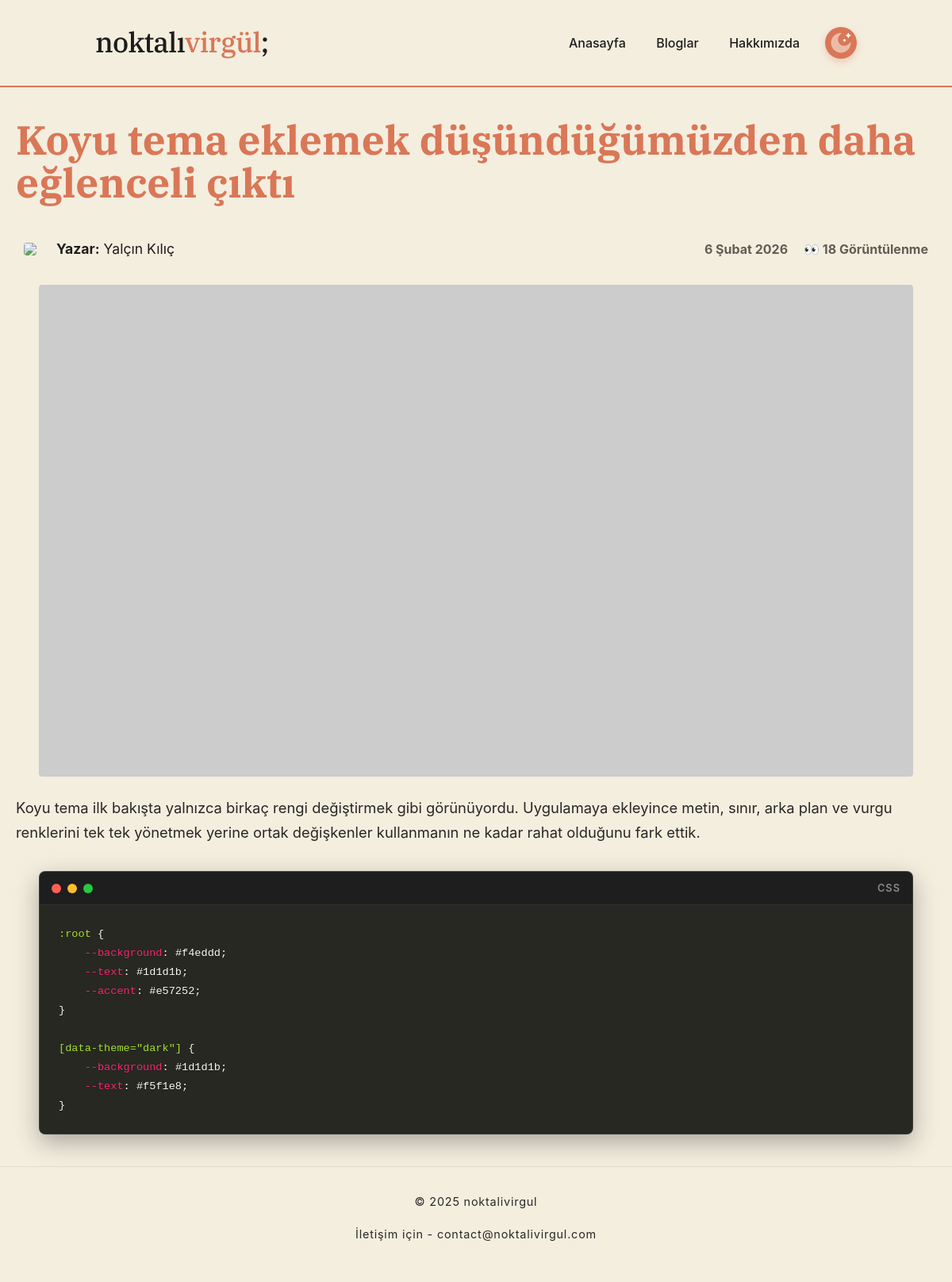
/blog/koyu-tema-eklemek-dusundugumuzden-daha-eglenceli-cikti, run on an earlier commit of the app's database.
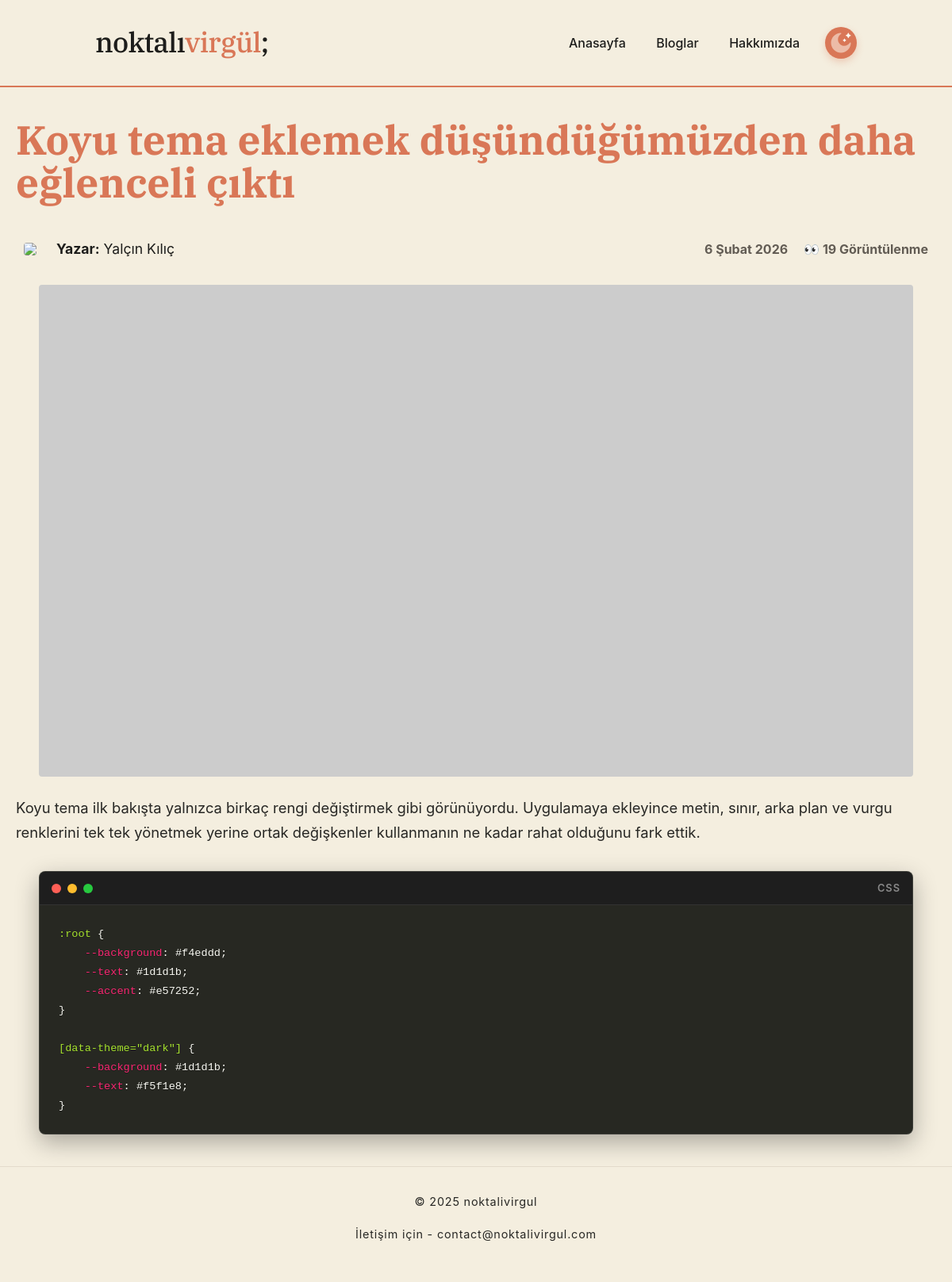
And on a later commit of the database.
### app.py (models this page shows)
class Post(db.Model):
    id = db.Column(db.Integer, primary_key=True)
    baslik = db.Column(db.String(100),  unique=True, nullable=False)
    slug = db.Column(db.String(150), nullable=False)
    yazar = db.Column(db.Text)
    kapak = db.Column(db.Text)
    ozet = db.Column(db.String(300))
    tarih = db.Column(db.DateTime, default=datetime.utcnow)
    tiklanma = db.Column(db.Integer, default=0)
    parcalar = db.relationship('PostContent', backref='yazi', lazy=True, order_by="PostContent.sira")

### app.py (the view)
@app.route('/blog/<string:post_slug>')
def blog_detay(post_slug):
    yazi = Post.query.filter_by(slug=post_slug).first_or_404()
    cerez_adi = f"okundu_{yazi.slug}"
    daha_once_okudu_mu = request.cookies.get(cerez_adi)
    response = make_response(render_template('sablon.html', yazi=yazi))
    if not daha_once_okudu_mu:
        yazi.tiklanma += 1
        db.session.commit()
        response.set_cookie(cerez_adi, '1', max_age=60*60*24*10)
    return response

### app.py (called while the page is built)
def format_date(value):
    aylar = [
        "Ocak", "Şubat", "Mart", "Nisan", "Mayıs", "Haziran",
        "Temmuz", "Ağustos", "Eylül", "Ekim", "Kasım", "Aralık"
    ]
    gun = value.day
    ay = aylar[value.month - 1]
    yil = value.year
    return f"{gun} {ay} {yil}"

### templates/sablon.html (shortened to what this page needs)
<!DOCTYPE html>
<html lang="tr">
<head>
    <link rel="stylesheet" href="{{ url_for('static', filename='css/sablon_style.css') }}">
    <link href="https://cdnjs.cloudflare.com/ajax/libs/prism/1.29.0/themes/prism-okaidia.min.css" rel="stylesheet" />
</head>
<body>
    <header class="header">
        <div class="sitelogo" onclick="location.href='/'">
            noktalı<span>virgül</span>;
        </div>
        <div class="butonlar">
            <div class="newbtn">
                <button onclick="location.href='/'">Anasayfa</button>
                <button onclick="location.href='/bloglar'">Bloglar</button>
                <button onclick="location.href='/hakkimizda'">Hakkımızda</button>
            </div>
            <button id="theme-toggle">
                <img id="theme-icon" src="" alt="Tema İkonu" width="24" height="24">
            </button>
        </div>
    </header>
    <div class="content">
        <main class="main">
                    <h1 class="baslik">{{ yazi.baslik }}</h1>
                    <div class="yazar-div">
                        <div style="flex-grow: 1;" class="yazar">
                            {% if yazi.yazar %}
                                <a href="/yazarlar">
                                    <img class="imgcircle" src="{% if yazi.yazar == 'onur' %}{{ url_for('static', filename='imgs/onur-circle.jpg') }}{% else %}{{ url_for('static', filename='imgs/yalcin-circle.jpg') }}{% endif %}">
                                </a>
                                <p class="yazaradi"><a href="/yazarlar"><b>Yazar:</b> {% if yazi.yazar == 'onur' %}Onur Bolat{% else %}Yalçın Kılıç{% endif %}</a></p>
                            {% endif %}
                        </div>
                        <div class="yazar-meta">
                            <p class="tarih"><b>{{yazi.tarih|tarih_formati}}</b></p>
                            <p class="okunma"><b>👀 {{yazi.tiklanma}} Görüntülenme</b></p>
                        </div>
                    </div>
                    <div class="teklifotogrid">
                    <img src="{{ yazi.kapak }}">
                    </div>
                    {% for parca in yazi.parcalar %}
    {% if parca.tip == 'yazi' %}
        <p class="blogyazisi">{{ parca.icerik }}</p>
    {% elif parca.tip.startswith('kod-') %}
        {% set dil = parca.tip.split('-')[1] %}
        <div class="code-window">
            <div class="window-header">
                <span class="dot red"></span>
                <span class="dot yellow"></span>
                <span class="dot green"></span>
                <span class="lang-title">{{ dil|upper }}</span>
            </div>
            <pre><code class="language-{{ dil }}">{{ parca.icerik }}</code></pre>
        </div>
    {% elif parca.tip == 'medya' %}
        <div class="medya-container">
            {{ parca.icerik|safe }}
        </div>
    {% endif %}
{% endfor %}
        </main>
    </div>
    <footer class="footer">
        <p>© 2025 noktalivirgul </p>
        <p>İletişim için - contact@noktalivirgul.com </p>
    </footer>
</body>
</html>

What changed in the data, as far as the page shows it:
changed Post "Koyu tema eklemek düşündüğümüzden daha eğlenceli çıktı": tiklanma "18" → "19"
